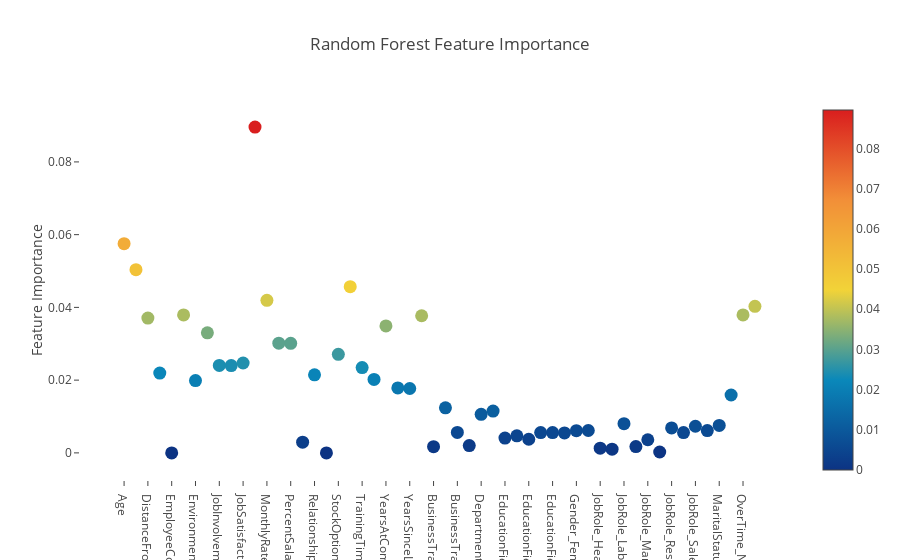

Write notebook code for a chart like this one.
### Code cell
import plotly.offline as py
from plotly.graph_objs import Scatter, Figure, Layout


# Scatter plot 
trace = pgo.Scatter(
    y = rfc.feature_importances_,
    x = features_names,
    mode='markers',
    marker=dict(
        sizemode = 'diameter',
        sizeref = 1,
        size = 13,
        #size= rf.feature_importances_,
        #color = np.random.randn(500), #set color equal to a variable
        color = rfc.feature_importances_,
        colorscale='Portland',
        showscale=True
    ),
    text = features_names
)
data = [trace]

layout= pgo.Layout(
    autosize= True,
    title= 'Random Forest Feature Importance',
    hovermode= 'closest',
     xaxis= dict(
         ticklen= 5,
         showgrid=False,
        zeroline=False,
        showline=False
     ),
    yaxis=dict(
        title= 'Feature Importance',
        showgrid=False,
        zeroline=False,
        ticklen= 5,
        gridwidth= 2
    ),
    showlegend= False
)
fig = pgo.Figure(data=data, layout=layout)
py.iplot(fig,filename='scatter')

### Figure 1 — Plotly figure (JSON) as saved in the notebook; plotly's stock layout.template omitted (floating-point values rounded to 4 significant figures)
{"data": [{"marker": {"color": [0.05752, 0.05038, 0.03705, 0.02194, 0, 0.03793, 0.01989, 0.033, 0.02405, 0.024, 0.02472, 0.08957, 0.04194, 0.03017, 0.03012, 0.002952, 0.02147, 0, 0.0271, 0.04571, 0.02345, 0.0202, 0.03492, 0.01787, 0.0177, 0.0377, 0.001697, 0.01238, 0.005627, 0.002018, 0.01059, 0.01148, 0.004071, 0.004692, 0.003753, 0.00557, 0.005586, 0.005493, 0.006117, 0.006156, 0.001283, 0.001005, 0.008018, 0.001732, 0.003611, 0.0002361, 0.006865, 0.005569, 0.007315, 0.006123, 0.007555, 0.01591, 0.03792, 0.04029], "colorscale": "Portland", "showscale": true, "size": 13, "sizemode": "diameter", "sizeref": 1}, "mode": "markers", "text": ["Age", "DailyRate", "DistanceFromHome", "Education", "EmployeeCount", "EmployeeNumber", "EnvironmentSatisfaction", "HourlyRate", "JobInvolvement", "JobLevel", "JobSatisfaction", "MonthlyIncome", "MonthlyRate", "NumCompaniesWorked", "PercentSalaryHike", "PerformanceRating", "RelationshipSatisfaction", "StandardHours", "StockOptionLevel", "TotalWorkingYears", "TrainingTimesLastYear", "WorkLifeBalance", "YearsAtCompany", "YearsInCurrentRole", "YearsSinceLastPromotion", "YearsWithCurrManager", "BusinessTravel_Non-Travel", "BusinessTravel_Travel_Frequently", "BusinessTravel_Travel_Rarely", "Department_Human Resources", "Department_Research & Development", "Department_Sales", "EducationField_Human Resources", "EducationField_Life Sciences", "EducationField_Marketing", "EducationField_Medical", "EducationField_Other", "EducationField_Technical Degree", "Gender_Female", "Gender_Male", "JobRole_Healthcare Representative", "JobRole_Human Resources", "JobRole_Laboratory Technician", "JobRole_Manager", "JobRole_Manufacturing Director", "JobRole_Research Director", "JobRole_Research Scientist", "JobRole_Sales Executive", "JobRole_Sales Representative", "MaritalStatus_Divorced", "MaritalStatus_Married", "MaritalStatus_Single", "OverTime_No", "OverTime_Yes"], "type": "scatter", "x": ["Age", "DailyRate", "DistanceFromHome", "Education", "EmployeeCount", "EmployeeNumber", "EnvironmentSatisfaction", "HourlyRate", "JobInvolvement", "JobLevel", "JobSatisfaction", "MonthlyIncome", "MonthlyRate", "NumCompaniesWorked", "PercentSalaryHike", "PerformanceRating", "RelationshipSatisfaction", "StandardHours", "StockOptionLevel", "TotalWorkingYears", "TrainingTimesLastYear", "WorkLifeBalance", "YearsAtCompany", "YearsInCurrentRole", "YearsSinceLastPromotion", "YearsWithCurrManager", "BusinessTravel_Non-Travel", "BusinessTravel_Travel_Frequently", "BusinessTravel_Travel_Rarely", "Department_Human Resources", "Department_Research & Development", "Department_Sales", "EducationField_Human Resources", "EducationField_Life Sciences", "EducationField_Marketing", "EducationField_Medical", "EducationField_Other", "EducationField_Technical Degree", "Gender_Female", "Gender_Male", "JobRole_Healthcare Representative", "JobRole_Human Resources", "JobRole_Laboratory Technician", "JobRole_Manager", "JobRole_Manufacturing Director", "JobRole_Research Director", "JobRole_Research Scientist", "JobRole_Sales Executive", "JobRole_Sales Representative", "MaritalStatus_Divorced", "MaritalStatus_Married", "MaritalStatus_Single", "OverTime_No", "OverTime_Yes"], "y": [0.05752, 0.05038, 0.03705, 0.02194, 0, 0.03793, 0.01989, 0.033, 0.02405, 0.024, 0.02472, 0.08957, 0.04194, 0.03017, 0.03012, 0.002952, 0.02147, 0, 0.0271, 0.04571, 0.02345, 0.0202, 0.03492, 0.01787, 0.0177, 0.0377, 0.001697, 0.01238, 0.005627, 0.002018, 0.01059, 0.01148, 0.004071, 0.004692, 0.003753, 0.00557, 0.005586, 0.005493, 0.006117, 0.006156, 0.001283, 0.001005, 0.008018, 0.001732, 0.003611, 0.0002361, 0.006865, 0.005569, 0.007315, 0.006123, 0.007555, 0.01591, 0.03792, 0.04029]}], "layout": {"autosize": true, "hovermode": "closest", "showlegend": false, "title": "Random Forest Feature Importance", "xaxis": {"showgrid": false, "showline": false, "ticklen": 5, "zeroline": false}, "yaxis": {"gridwidth": 2, "showgrid": false, "ticklen": 5, "title": "Feature Importance", "zeroline": false}}}
